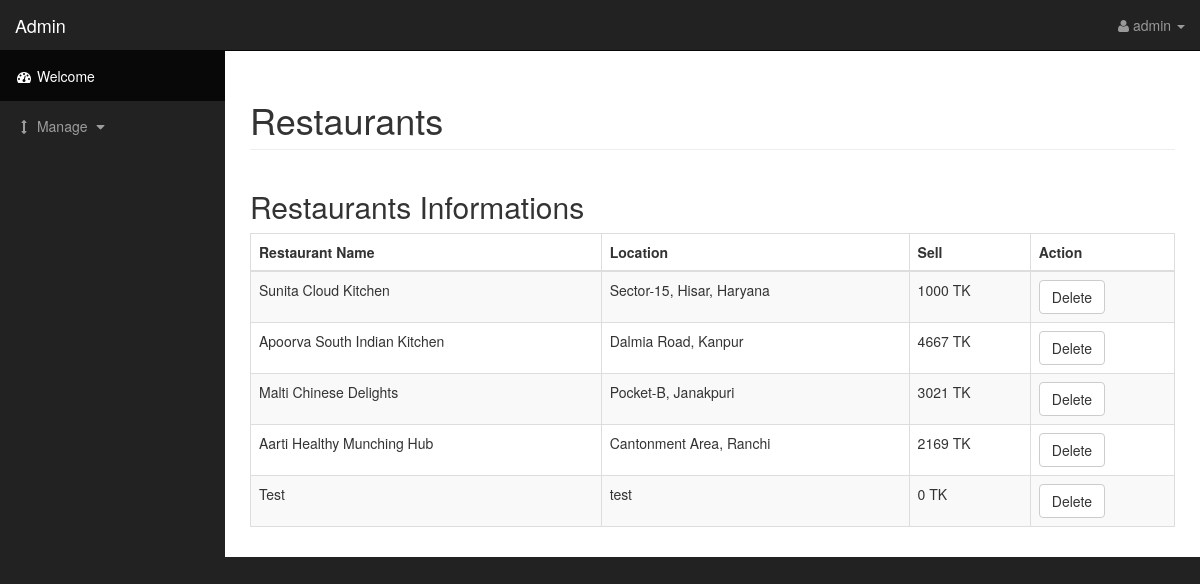
Page /admin/?adp=2 (signed in) on the committed database.
### tables this page shows
CREATE TABLE `restaurant` (
  `sl` int(128) NOT NULL,
  `name` varchar(256) NOT NULL,
  `location` varchar(256) NOT NULL,
  `sell` int(11) NOT NULL,
  `image` longblob NOT NULL,
  `imagename` varchar(160) NOT NULL
);

### admin/viewRestaurant.php (the view, shortened to what this page needs)
<div class="container-fluid">
            <div class="row">
                <div class="col-lg-12">
                    <h1 class="page-header">
                        Restaurants
                    </h1>
                </div>
            </div>
            <?php
            if(isset($_SESSION['valid'])==True){?>
            <div class="row">
                <div class="col-lg-6" style="width: 100%">
                    <h2>Restaurants Informations</h2>
                    <div class="table-responsive">
                        <table class="table table-bordered table-hover table-striped">
                            <thead>
                                <tr>
                                    <th>Restaurant Name</th>
                                    <th>Location</th>
                                    <th>Sell</th>
                                    <th>Action</th>
                                </tr>
                            </thead>
                            <tbody>
                                <?php
                                $sql = "select * from restaurant";
                                $result = mysqli_query($conn,$sql);
                                while($row = mysqli_fetch_array($result))
                                {
                                    echo "<tr>
                                    <td>".$row[1]."</td>
                                    <td>".$row[2]."</td>
                                    <td>".$row[3]." TK</td>
                                    <td><form method=\"post\" action=\"delete.php\"><a href=\"deleteR.php?id=".$row['0']."\" class=\"delete\"><input type=\"button\" class=\"btn btn-default\" value=\"Delete\"></a></form></td>
                                </tr>";
                            }
                            ?>
                        </tbody>
                    </table>
                </div>
            </div>
        </div>
        <?php
    }
    ?>
</div>

### admin/css/sb-admin.css (style rules this page uses)
body { margin-top: 100px; background-color: #222; }
@media (min-width:768px) { body { margin-top: 50px; } }

### rows in the picture
restaurant: name "Sunita Cloud Kitchen", location "Sector-15, Hisar, Haryana", sell "1000"
restaurant: name "Apoorva South Indian Kitchen", location "Dalmia Road, Kanpur", sell "4667"
restaurant: name "Malti Chinese Delights", location "Pocket-B, Janakpuri", sell "3021"
restaurant: name "Aarti Healthy Munching Hub", location "Cantonment Area, Ranchi", sell "2169"
restaurant: name "Test", location "test", sell "0"

### other values in the picture
$_SESSION['username'] "admin"
